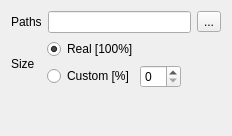
           <widget class="QWidget" name="tab">
            <attribute name="title">
             <string>Screen Capture</string>
            </attribute>
            <layout class="QHBoxLayout" name="horizontalLayout_32">
             <item>
              <layout class="QVBoxLayout" name="verticalLayout_17">
               <item>
                <layout class="QHBoxLayout" name="horizontalLayout_30">
                 <item>
                  <widget class="QLabel" name="label_3">
                   <property name="text">
                    <string>Paths</string>
                   </property>
                  </widget>
                 </item>
                 <item>
                  <layout class="QHBoxLayout" name="horizontalLayout_15">
                   <item>
                    <widget class="QLineEdit" name="lineEdit"/>
                   </item>
                   <item>
                    <widget class="QToolButton" name="toolButton">
                     <property name="text">
                      <string>...</string>
                     </property>
                    </widget>
                   </item>
                  </layout>
                 </item>
                </layout>
               </item>
               <item>
                <layout class="QHBoxLayout" name="horizontalLayout_31">
                 <item>
                  <widget class="QLabel" name="label_4">
                   <property name="minimumSize">
                    <size>
                     <width>30</width>
                     <height>0</height>
                    </size>
                   </property>
                   <property name="text">
                    <string>Size</string>
                   </property>
                  </widget>
                 </item>
                 <item>
                  <layout class="QVBoxLayout" name="verticalLayout_12">
                   <item>
                    <widget class="QRadioButton" name="radioButton">
                     <property name="text">
                      <string>Real [100%]</string>
                     </property>
                     <property name="checked">
                      <bool>true</bool>
                     </property>
                     <property name="autoExclusive">
                      <bool>true</bool>
                     </property>
                    </widget>
                   </item>
                   <item>
                    <layout class="QHBoxLayout" name="horizontalLayout_14">
                     <item>
                      <widget class="QRadioButton" name="radioButton_2">
                       <property name="text">
                        <string>Custom [%]</string>
                       </property>
                       <property name="autoExclusive">
                        <bool>true</bool>
                       </property>
                      </widget>
                     </item>
                     <item>
                      <widget class="QSpinBox" name="spinBox"/>
                     </item>
                     <item>
                      <spacer name="horizontalSpacer_2">
                       <property name="orientation">
                        <enum>Qt::Horizontal</enum>
                       </property>
                       <property name="sizeHint" stdset="0">
                        <size>
                         <width>40</width>
                         <height>20</height>
                        </size>
                       </property>
                      </spacer>
                     </item>
                    </layout>
                   </item>
                  </layout>
                 </item>
                </layout>
               </item>
               <item>
                <spacer name="verticalSpacer_2">
                 <property name="orientation">
                  <enum>Qt::Vertical</enum>
                 </property>
                 <property name="sizeHint" stdset="0">
                  <size>
                   <width>17</width>
                   <height>37</height>
                  </size>
                 </property>
                </spacer>
               </item>
              </layout>
             </item>
            </layout>
           </widget>
